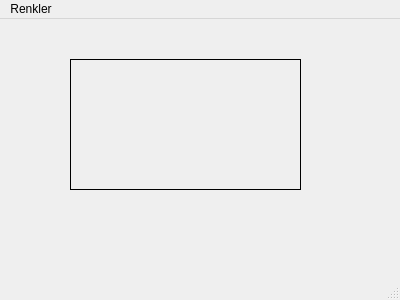
<?xml version="1.0" encoding="UTF-8"?>
<ui version="4.0">
 <class>MainWindow</class>
 <widget class="QMainWindow" name="MainWindow">
  <property name="geometry">
   <rect>
    <x>0</x>
    <y>0</y>
    <width>400</width>
    <height>300</height>
   </rect>
  </property>
  <property name="windowTitle">
   <string>MainWindow</string>
  </property>
  <widget class="QWidget" name="centralwidget">
   <widget class="QLabel" name="label">
    <property name="geometry">
     <rect>
      <x>70</x>
      <y>40</y>
      <width>231</width>
      <height>131</height>
     </rect>
    </property>
    <property name="font">
     <font>
      <pointsize>12</pointsize>
     </font>
    </property>
    <property name="frameShape">
     <enum>QFrame::Box</enum>
    </property>
    <property name="text">
     <string/>
    </property>
    <property name="alignment">
     <set>Qt::AlignCenter</set>
    </property>
   </widget>
  </widget>
  <widget class="QStatusBar" name="statusbar"/>
  <widget class="QMenuBar" name="menubar">
   <property name="geometry">
    <rect>
     <x>0</x>
     <y>0</y>
     <width>400</width>
     <height>21</height>
    </rect>
   </property>
   <widget class="QMenu" name="menuRenkler">
    <property name="title">
     <string>Renkler</string>
    </property>
    <addaction name="action_blue"/>
    <addaction name="separator"/>
    <addaction name="action_red"/>
    <addaction name="action_green"/>
   </widget>
   <addaction name="menuRenkler"/>
  </widget>
  <action name="action_blue">
   <property name="icon">
    <iconset resource="icons.qrc">
     <normaloff>:/logos/icons/blue.png</normaloff>:/logos/icons/blue.png</iconset>
   </property>
   <property name="text">
    <string>Mavi</string>
   </property>
   <property name="shortcut">
    <string>Shift+B</string>
   </property>
  </action>
  <action name="action_red">
   <property name="icon">
    <iconset resource="icons.qrc">
     <normaloff>:/logos/icons/red.jpg</normaloff>:/logos/icons/red.jpg</iconset>
   </property>
   <property name="text">
    <string>Kırmızı</string>
   </property>
  </action>
  <action name="action_green">
   <property name="icon">
    <iconset resource="icons.qrc">
     <normaloff>:/logos/icons/green.png</normaloff>:/logos/icons/green.png</iconset>
   </property>
   <property name="text">
    <string>Yeşil</string>
   </property>
   <property name="shortcut">
    <string>Shift+G</string>
   </property>
  </action>
 </widget>
 <resources>
  <include location="icons.qrc"/>
 </resources>
 <connections/>
</ui>
